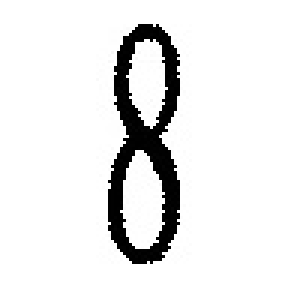
#> input picture src/ch4/svm/formatedImg/8.jpg, 100 x 100 px, found by its file name (shown 3 times larger)
$ python '图片分割示意图.py'
#> lines starting #> are read from the running program, lines starting #| are printed output that depends on the picture
#> further down, src is the input picture: shape (100, 100); min 0, max 255, mean 232.6
import cv2
import matplotlib.pyplot as plt
import numpy as np

def create_cut_img(img):
    count=0
    for i in range(30):
        for j in range(10):

            if(i%3==0):
                count = count + 1
                tempImg=img[j:j+85,i+10:i+60]
                plt.subplot(10,10,count)
                plt.xticks([])
                plt.yticks([])
            plt.imshow(tempImg,cmap='gray')
#> after the loop, count = 100

    plt.show()
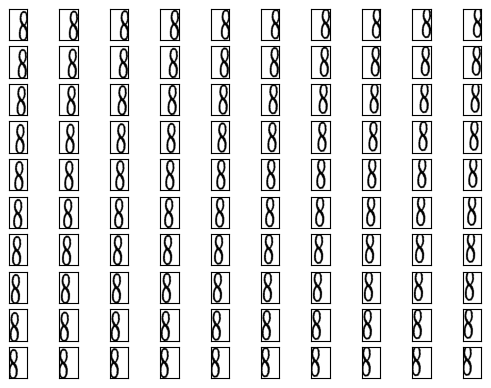
#> figure drawn by matplotlib, 100 panels

src=cv2.imread('formatedImg\\8.jpg',cv2.IMREAD_GRAYSCALE)
create_cut_img(src)
